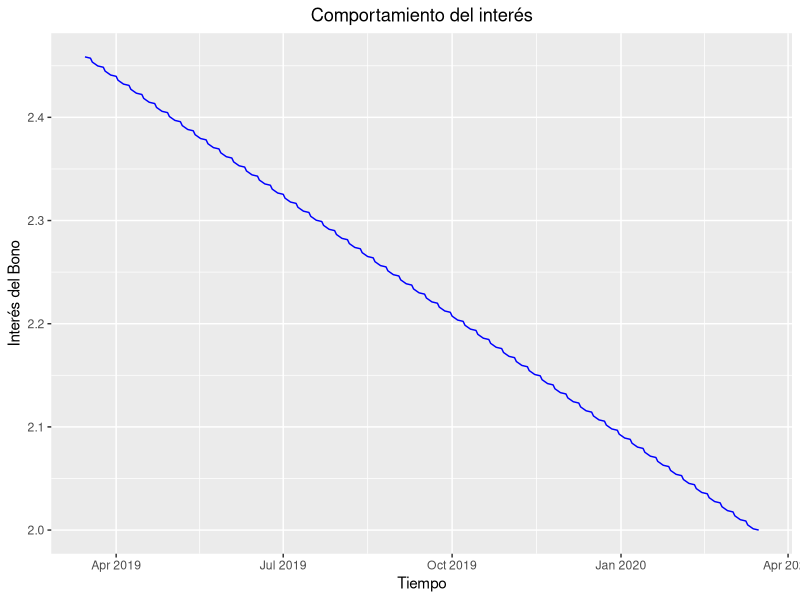
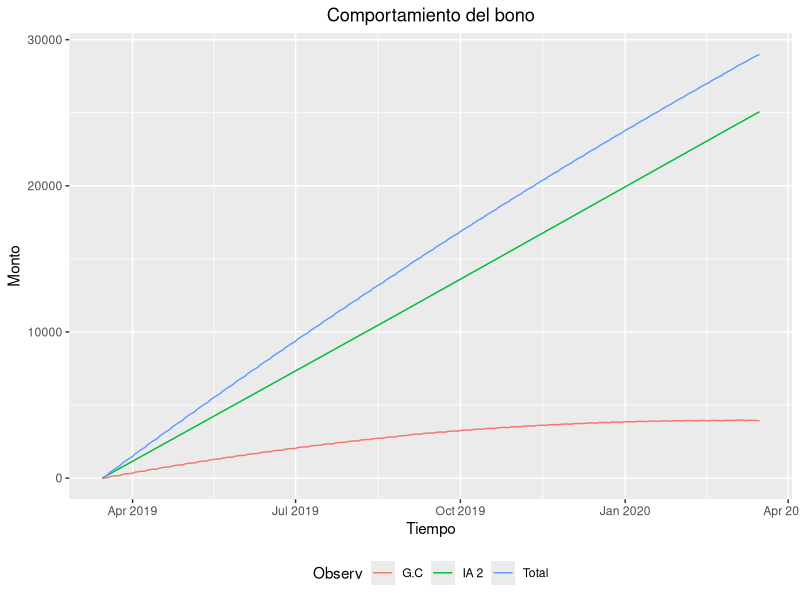
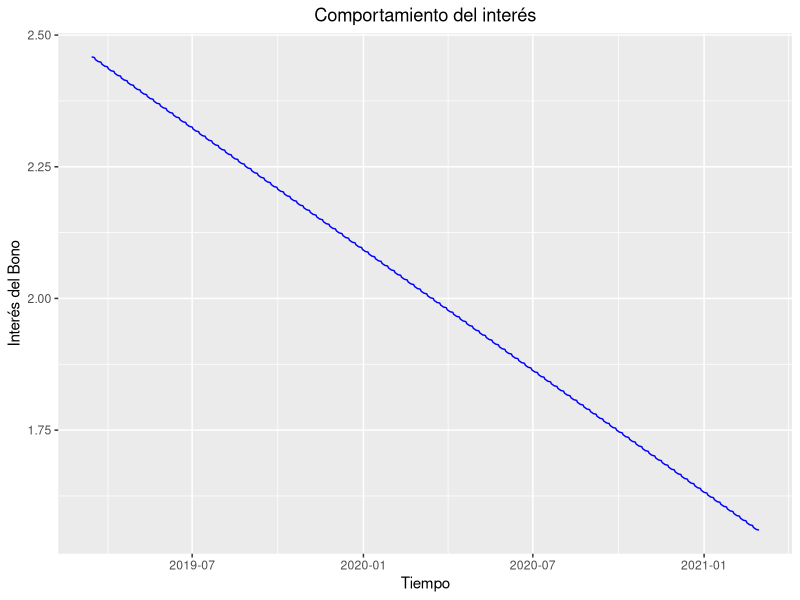
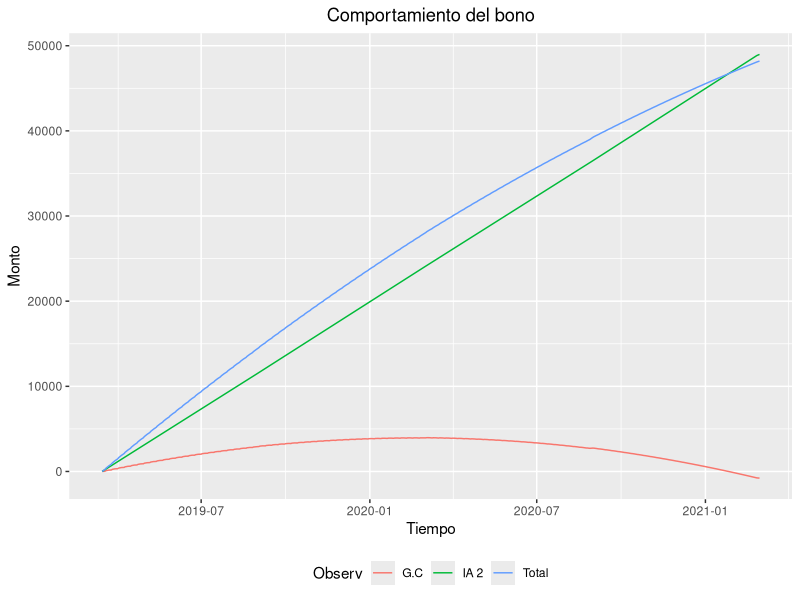
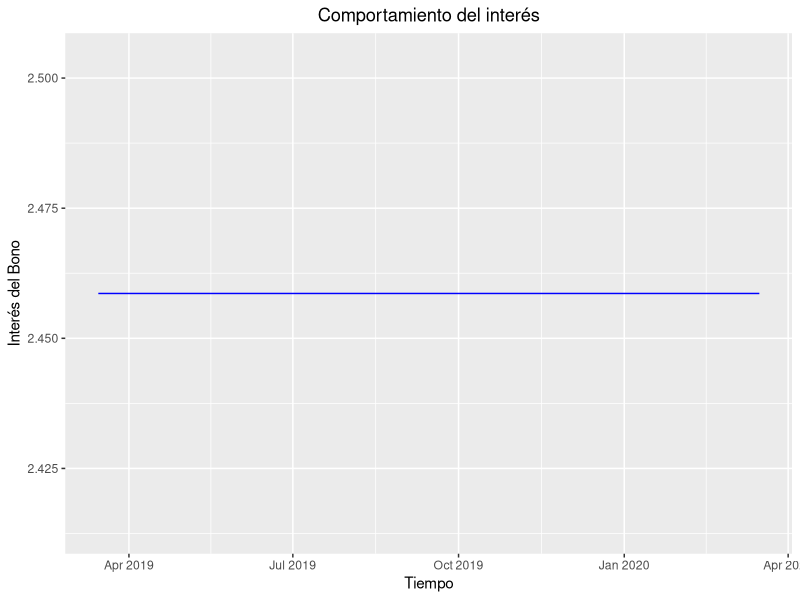
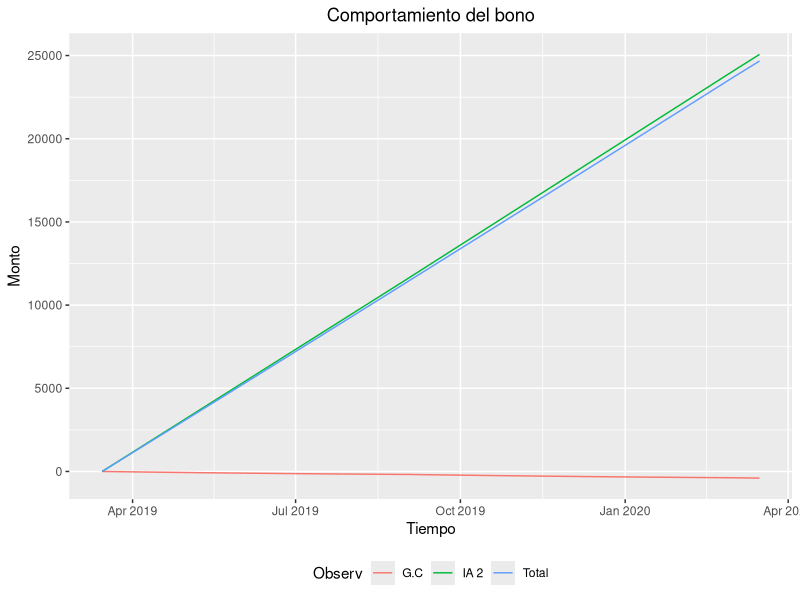
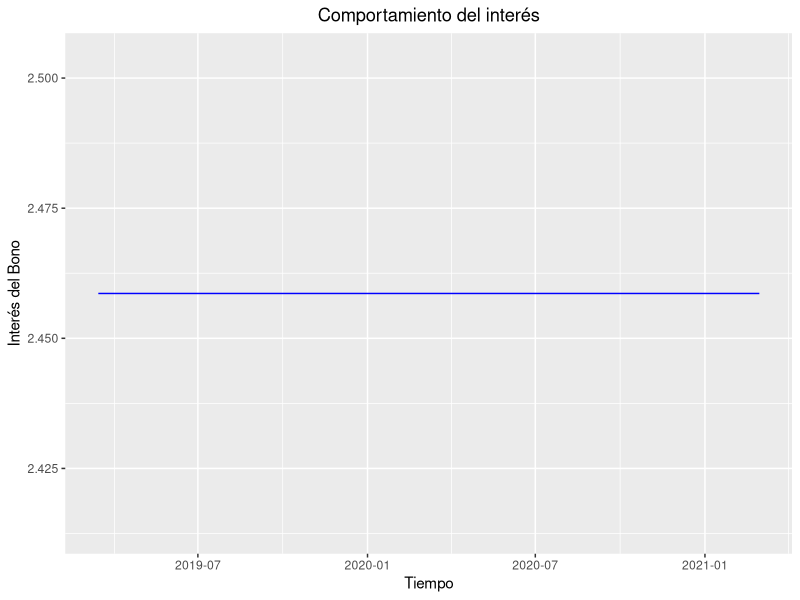
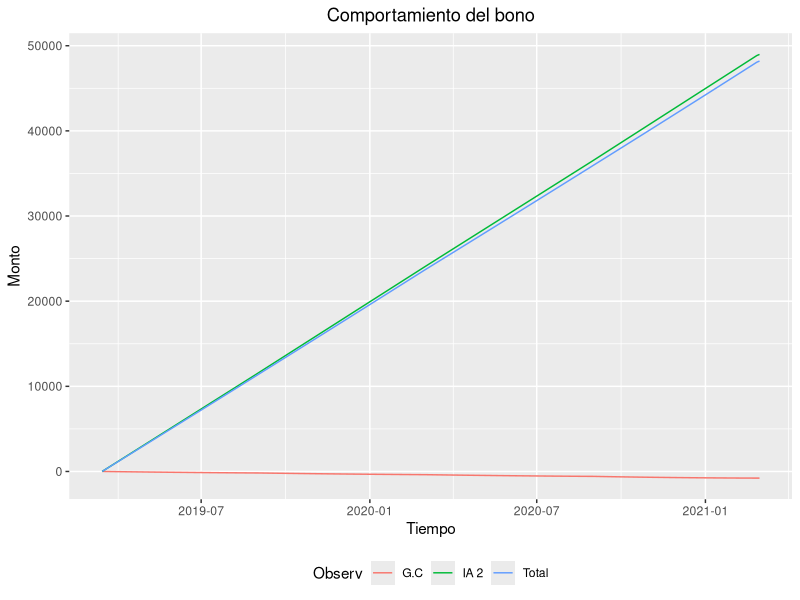

Source code (R) for these figures, in order:
## ---- chunk 1
knitr::opts_chunk$set(echo = TRUE,fig.width=3, fig.height=3)

library(ggplot2)
library(readxl)
library(tidyverse)
library(lubridate)
library(kableExtra)

Bono1 <- read_excel("Ex1.BonoPL.xlsx",
                    col_names = FALSE)
Bono2 <- read_excel("Ex1.BonoPL.xlsx", sheet = "Bond (2)",
                    col_names = FALSE)
Bono3 <- read_excel("Ex1.BonoPL.xlsx", sheet = "Bond (3)",
                    col_names = FALSE)
Bono4 <- read_excel("Ex1.BonoPL.xlsx", sheet = "Bond (4)",
                    col_names = FALSE)


Datos <- Bono1[c(2)]
Datos <- Datos[c(1:10), ]
Datos <- as.data.frame(t(Datos))
colnames(Datos)[1:length(Datos)] <-
  c(
    "ISIN",
    "TICKER",
    "Vencimiento",
    "Cupón(%)",
    "Frequencia cupón",
    "Monto",
    "Subcupon",
    "Liquid (SETT)",
    "Yield de entrada",
    "Precio Compra"
  )

## ---- chunk 2
vectorr <- c()
calculo_precio <-
  function(facial, cupon, tasa, periodos, dias, final) {
    for (i in 1:length(fecha)) {
      if (fecha[i] - fecha_pago[1] >= fecha_pago[2] - fecha_pago[1]) {
        fecha_pago <- fecha_pago[-1]
      }
      if (0 < as.numeric(final - fecha[i])) {
        A <- as.numeric(fecha[i] - fecha_pago[1])
        E <- dias / periodos
        Dsc <- E - A
        tasa_efectiva <- tasa[i] / (periodos * 100)
        N <- length(fecha_pago) - 2
        c <- length(fecha_pago) - c(2:length(fecha_pago))
        cupon_p <- cupon / periodos
        if(N==0){
         t_1<-facial*cupon_p+facial 
         t_2<-tasa_efectiva*Dsc/E+1
         t_3<-facial*A/E*cupon_p
         vectorr[i]<-t_1/t_2-t_3
        }else{
        vectorr[i] <- (
          facial * (1 + tasa_efectiva) ^ (-N - Dsc / E) + facial * cupon_p * sum((1 +
                                                                                    tasa_efectiva) ^ (-c - Dsc / E)) - facial * cupon_p * A / E
        )}
      } else{
        vectorr[i] <- facial
      }
    }
    
    return(vectorr)
  }
creacion_de_columnas <-
  function(interes,
           interes2,
           yas_bond_yld,
           G_capital,
           shock,
           TOTAL,
           Retorno_total,
           YAS_BOND_PX) {
    for (i in 1:(length(fecha) - 1)) {
      if (interes[i] < interes[i + 1]) {
        interes2[i + 1] <- interes2[i] + interes[i + 1] - interes[i]
      } else {
        interes2[i + 1] <-
          interes2[i] + interes[i + 1] - interes[i] + as.numeric(as.character(Datos$Subcupon))
      }#se calcula la columna de INT_ACC
      
      yas_bond_yld[i + 1] <- yas_bond_yld[i] + shock[i]
      G_capital <-
        c(G_capital,
          (YAS_BOND_PX[i + 1] - as.numeric(as.character(
            Datos$`Precio Compra`
          ))) *
            as.numeric(as.character(Datos$Monto)) / 100)
      TOTAL <- c(TOTAL, interes2[i] + G_capital[i])
      Retorno_total <-
        c(Retorno_total, TOTAL[i] / as.numeric(as.character(Datos$Monto)) * 100)
      if (i == (length(fecha) - 1)) {
        TOTAL <- c(TOTAL, interes2[i + 1] + G_capital[i + 1])
        Retorno_total <- c(Retorno_total
                           ,
                           TOTAL[i + 1] / as.numeric(as.character(Datos$Monto)) * 100)
      }
    }
    return(list(
      interes,
      interes2,
      yas_bond_yld,
      G_capital,
      shock,
      TOTAL,
      Retorno_total
    ))
  }
## ---- chunk 3

grafico1 <- function(fechas, tasabono) {
  
  ggplot( data = data.frame(fechas, tasabono), mapping = aes(x = fechas,  y = tasabono) ) +
    geom_line(color="blue") +
    labs(
      y = "Interés del Bono",
      x = "Tiempo",
      title = "Comportamiento del interés"
    ) + 
    theme(plot.title = element_text(hjust = .5))# colocamos el titulo en el centro
  
}

grafico2 <- function(fechas,`Interes acumulado 2` , total, gcapital) {
  
  Datosgra<-data.frame(fechas, `Interes acumulado 2`, total, gcapital)
  Datosgra<-gather(Datosgra, Observ, obtenido , names(Datosgra[2]):names(Datosgra[length(Datosgra)]))
  
  ggplot( data =Datosgra, mapping = aes(x = fechas, y = obtenido, group=Observ, color=Observ)) + 
    geom_line()+
    scale_color_discrete(labels=c("G.C", "IA 2", "Total"))+
      labs(
      y = "Monto",
      x = "Tiempo",
      title = "Comportamiento del bono"
      ) +
    theme(legend.position="bottom")+
    theme(plot.title = element_text(hjust = .5))# colocamos el titulo en el centro
  
}
## ---- chunk 4
fecha <- seq(as.Date("2019-03-15"), as.Date("2021-03-01"), "day")
fecha <- fecha[1 < wday(fecha) & wday(fecha) < 7]

interes1_1 <- as.numeric(Bono1$...2[-c(1:15)])
interes1_2 <- (0:(length(interes1_1) - 1))

factor_lineal<--(as.numeric(as.character(Datos$`Yield de entrada`))-as.numeric(as.character(Bono1[3,5])))/as.numeric(as.Date("2020-03-14")-as.Date("2019-03-15"))
ShockF_1<-c(factor_lineal)
ShockF_1<-c(ShockF_1,ShockF_1*as.numeric(fecha[-1]-fecha[-length(fecha)]))
YAS_BOND_YLD_1 <- c(2.458612, rep(0, length(interes1_1) - 1))
for (i in 2:length(YAS_BOND_YLD_1)) {
  YAS_BOND_YLD_1[i] <- YAS_BOND_YLD_1[i - 1] + ShockF_1[i - 1]
}

Gcapital_1 <- c(0)
TOTAL_1 <- c()
Retorno_total_1 <- c()


fecha_pago <- as.Date("2019-02-28")
j <- as.Date("2019-02-28")
while (j + 180 <= as.Date("2021-02-28")) {
  fecha_pago <-
    c(fecha_pago, ceiling_date(j + 180, unit = "month") - 1)
  j = j + 180
}

YAS_BOND_PX_1 <-
  calculo_precio(100, 0.025, YAS_BOND_YLD_1, 2, 360, as.Date("2021-02-28"))

bono_1 <-
  creacion_de_columnas(
    interes1_1,
    interes1_2,
    YAS_BOND_YLD_1,
    Gcapital_1 ,
    ShockF_1,
    TOTAL_1,
    Retorno_total_1,
    YAS_BOND_PX_1
  )
names(bono_1) <-
  c(
    "interes1_1",
    "interes1_2",
    "YAS_BOND_YLD_1",
    "Gcapital_1",
    "ShockF_1",
    "TOTAL_1",
    "Retorno_total_1"
  )
bono1 <-
  data.frame(
    "Fecha de evaluación" = fecha,
    "INT_ACC 1" = bono_1$interes1_1,
    "INT_ACC 2" = bono_1$interes1_2,
    "YAS_BOND_YLD" = bono_1$YAS_BOND_YLD_1,
    "ShockF." = bono_1$ShockF_1,
    "YAS BOND PX" = YAS_BOND_PX_1,
    "Gcapital" = bono_1$Gcapital_1,
    "TOTAL" = bono_1$TOTAL_1,
    "Retorno total (%)" = bono_1$Retorno_total_1
  )
rm(bono_1)

## ---- chunk 5
grafico1(bono1$Fecha.de.evaluación[bono1$Fecha.de.evaluación<=as.Date('2020-03-16')],bono1$YAS_BOND_YLD[bono1$Fecha.de.evaluación<=as.Date('2020-03-16')])

grafico2(bono1$Fecha.de.evaluación[bono1$Fecha.de.evaluación<=as.Date('2020-03-16')],bono1$INT_ACC.2[bono1$Fecha.de.evaluación<=as.Date('2020-03-16')],bono1$TOTAL[bono1$Fecha.de.evaluación<=as.Date('2020-03-16')], bono1$Gcapital[bono1$Fecha.de.evaluación<=as.Date('2020-03-16')] )

## ---- chunk 6

grafico1(bono1$Fecha.de.evaluación,bono1$YAS_BOND_YLD)
grafico2(bono1$Fecha.de.evaluación,bono1$INT_ACC.2,bono1$TOTAL,bono1$Gcapital)

## ---- chunk 7
fecha <- seq(as.Date("2019-03-15"), as.Date("2021-03-01"), "day")
fecha <- fecha[1 < wday(fecha) & wday(fecha) < 7]

interes2_1 <- as.numeric(Bono3$...2[-c(1:15)])
interes2_2 <- (0:(length(interes2_1) - 1))
ShockF_2 <- rep(0, length(interes2_1))
YAS_BOND_YLD_2 <- c(2.458612, rep(0, length(interes2_1) - 1))
for (i in 2:length(YAS_BOND_YLD_2)) {
  YAS_BOND_YLD_2[i] <- YAS_BOND_YLD_2[i - 1] + ShockF_2[i - 1]
}

Gcapital_2 <- c(0)
TOTAL_2 <- c()
Retorno_total_2 <- c()


fecha_pago <- as.Date("2019-02-28")
j <- as.Date("2019-02-28")
while (j + 180 <= as.Date("2021-02-28")) {
  fecha_pago <-
    c(fecha_pago, ceiling_date(j + 180, unit = "month") - 1)
  j = j + 180
}

YAS_BOND_PX_2 <-
  calculo_precio(100, 0.025, YAS_BOND_YLD_2, 2, 360, as.Date("2021-02-28"))

bono_2 <-
  creacion_de_columnas(
    interes2_1,
    interes2_2,
    YAS_BOND_YLD_2,
    Gcapital_2 ,
    ShockF_2,
    TOTAL_2,
    Retorno_total_2,
    YAS_BOND_PX_2
  )
names(bono_2) <-
  c(
    "interes2_1",
    "interes2_2",
    "YAS_BOND_YLD_2",
    "Gcapital_2",
    "ShockF_2",
    "TOTAL_2",
    "Retorno_total_2"
  )
bono2 <-
  data.frame(
    "Fecha de evaluación" = fecha,
    "INT_ACC 1" = bono_2$interes2_1,
    "INT_ACC 2" = bono_2$interes2_2,
    "YAS_BOND_YLD" = bono_2$YAS_BOND_YLD_2,
    "ShockF." = bono_2$ShockF_2,
    "YAS BOND PX" = YAS_BOND_PX_2,
    "Gcapital" = bono_2$Gcapital_2,
    "TOTAL" = bono_2$TOTAL_2,
    "Retorno total (%)" = bono_2$Retorno_total_2
  )

rm(bono_2)
## ---- chunk 8

grafico1(bono2$Fecha.de.evaluación[bono2$Fecha.de.evaluación<=as.Date('2020-03-16')],bono2$YAS_BOND_YLD[bono2$Fecha.de.evaluación<=as.Date('2020-03-16')])

grafico2(bono2$Fecha.de.evaluación[bono2$Fecha.de.evaluación<=as.Date('2020-03-16')],bono2$INT_ACC.2[bono2$Fecha.de.evaluación<=as.Date('2020-03-16')],bono2$TOTAL[bono2$Fecha.de.evaluación<=as.Date('2020-03-16')], bono2$Gcapital[bono2$Fecha.de.evaluación<=as.Date('2020-03-16')] )

## ---- chunk 9

grafico1(bono2$Fecha.de.evaluación,bono2$YAS_BOND_YLD)

grafico2(bono2$Fecha.de.evaluación,bono2$INT_ACC.2,bono2$TOTAL,bono2$Gcapital)

## ---- chunk 10

fecha <- seq(as.Date("2019-03-15"), as.Date("2021-03-01"), "day")
fecha <- fecha[1 < wday(fecha) & wday(fecha) < 7]

interes3_1 <- as.numeric(Bono3$...2[-c(1:15)])
interes3_2 <- (0:(length(interes3_1) - 1))

ShockF_3 <- as.numeric(Bono3$...6[-c(1:15)])
YAS_BOND_YLD_3 <- c(2.458612, rep(0, length(interes2_1) - 1))
for (i in 2:length(YAS_BOND_YLD_3)) {
  YAS_BOND_YLD_3[i] <- YAS_BOND_YLD_3[i - 1] + ShockF_3[i - 1]
}

Gcapital_3 <- c(0)
TOTAL_3 <- c()
Retorno_total_3 <- c()


fecha_pago <- as.Date("2019-02-28")
j <- as.Date("2019-02-28")
while (j + 180 <= as.Date("2021-02-28")) {
  fecha_pago <-
    c(fecha_pago, ceiling_date(j + 180, unit = "month") - 1)
  j = j + 180
}
vectorr <- c()
YAS_BOND_PX_3 <-
  calculo_precio(100, 0.025, YAS_BOND_YLD_3, 2, 360, as.Date("2021-02-28"))

bono_3 <-
  creacion_de_columnas(
    interes3_1,
    interes3_2,
    YAS_BOND_YLD_3,
    Gcapital_3 ,
    ShockF_3,
    TOTAL_3,
    Retorno_total_3,
    YAS_BOND_PX_3
  )
names(bono_3) <-
  c(
    "interes3_1",
    "interes3_2",
    "YAS_BOND_YLD_3",
    "Gcapital_3",
    "ShockF_3",
    "TOTAL_3",
    "Retorno_total_3"
  )
bono3 <-
  data.frame(
    "Fecha de evaluación" = fecha,
    "INT_ACC 1" = bono_3$interes3_1,
    "INT_ACC 2" = bono_3$interes3_2,
    "YAS_BOND_YLD" = bono_3$YAS_BOND_YLD_3,
    "ShockF." = bono_3$ShockF_3,
    "YAS BOND PX" = YAS_BOND_PX_3,
    "Gcapital" = bono_3$Gcapital_3,
    "TOTAL" = bono_3$TOTAL_3,
    "Retorno total (%)" = bono_3$Retorno_total_3
  )
rm(bono_3)

## ---- chunk 11

grafico1(bono3$Fecha.de.evaluación[bono3$Fecha.de.evaluación<=as.Date('2020-03-16')],bono3$YAS_BOND_YLD[bono3$Fecha.de.evaluación<=as.Date('2020-03-16')])

grafico2(bono3$Fecha.de.evaluación[bono3$Fecha.de.evaluación<=as.Date('2020-03-16')],bono3$INT_ACC.2[bono3$Fecha.de.evaluación<=as.Date('2020-03-16')],bono3$TOTAL[bono3$Fecha.de.evaluación<=as.Date('2020-03-16')], bono3$Gcapital[bono3$Fecha.de.evaluación<=as.Date('2020-03-16')] )

## ---- chunk 12

grafico1(bono3$Fecha.de.evaluación,bono3$YAS_BOND_YLD)
grafico2(bono3$Fecha.de.evaluación,bono3$INT_ACC.2,bono3$TOTAL,bono3$Gcapital)

## ---- chunk 13
fecha <- seq(as.Date("2019-03-15"), as.Date("2021-03-01"), "day")
fecha <- fecha[1 < wday(fecha) & wday(fecha) < 7]

interes4_1 <- as.numeric(Bono4$...2[-c(1:15)])
interes4_2 <- (0:(length(interes4_1) - 1))

ShockF_4 <- as.numeric(Bono4$...6[-c(1:15)])
YAS_BOND_YLD_4 <- c(2.458612, rep(0, length(interes2_1) - 1))
for (i in 2:length(YAS_BOND_YLD_4)) {
  YAS_BOND_YLD_4[i] <- YAS_BOND_YLD_4[i - 1] + ShockF_4[i - 1]
}

Gcapital_4 <- c(0)
TOTAL_4 <- c()
Retorno_total_4 <- c()
fecha_pago <- as.Date("2019-02-28")
j <- as.Date("2019-02-28")
while (j + 180 <= as.Date("2021-02-28")) {
  fecha_pago <-
    c(fecha_pago, ceiling_date(j + 180, unit = "month") - 1)
  j = j + 180
}
vectorr <- c()
YAS_BOND_PX_4 <-
  calculo_precio(100, 0.025, YAS_BOND_YLD_4, 2, 360, as.Date("2021-02-28"))
bono_4 <-
  creacion_de_columnas(
    interes4_1,
    interes4_2,
    YAS_BOND_YLD_4,
    Gcapital_4 ,
    ShockF_4,
    TOTAL_4,
    Retorno_total_4,
    YAS_BOND_PX_4
  )
names(bono_4) <-
  c(
    "interes4_1",
    "interes4_2",
    "YAS_BOND_YLD_4",
    "Gcapital_4",
    "ShockF_4",
    "TOTAL_4",
    "Retorno_total_4"
  )
bono4 <-
  data.frame(
    "Fecha de evaluación" = fecha,
    "INT_ACC 1" = bono_4$interes4_1,
    "INT_ACC 2" = bono_4$interes4_2,
    "YAS_BOND_YLD" = bono_4$YAS_BOND_YLD_4,
    "ShockF." = bono_4$ShockF_4,
    "YAS BOND PX" = YAS_BOND_PX_4,
    "Gcapital" = bono_4$Gcapital_4,
    "TOTAL" = bono_4$TOTAL_4,
    "Retorno total (%)" = bono_4$Retorno_total_4
  )

rm(bono_4)

## ---- chunk 14

grafico1(bono4$Fecha.de.evaluación[bono4$Fecha.de.evaluación<=as.Date('2020-03-16')],bono4$YAS_BOND_YLD[bono4$Fecha.de.evaluación<=as.Date('2020-03-16')])
grafico2(bono4$Fecha.de.evaluación[bono4$Fecha.de.evaluación<=as.Date('2020-03-16')],bono4$INT_ACC.2[bono4$Fecha.de.evaluación<=as.Date('2020-03-16')],bono4$TOTAL[bono4$Fecha.de.evaluación<=as.Date('2020-03-16')], bono4$Gcapital[bono4$Fecha.de.evaluación<=as.Date('2020-03-16')] )
## ---- chunk 15

grafico1(bono4$Fecha.de.evaluación,bono4$YAS_BOND_YLD)
grafico2(bono4$Fecha.de.evaluación,bono4$INT_ACC.2,bono4$TOTAL,bono4$Gcapital)
